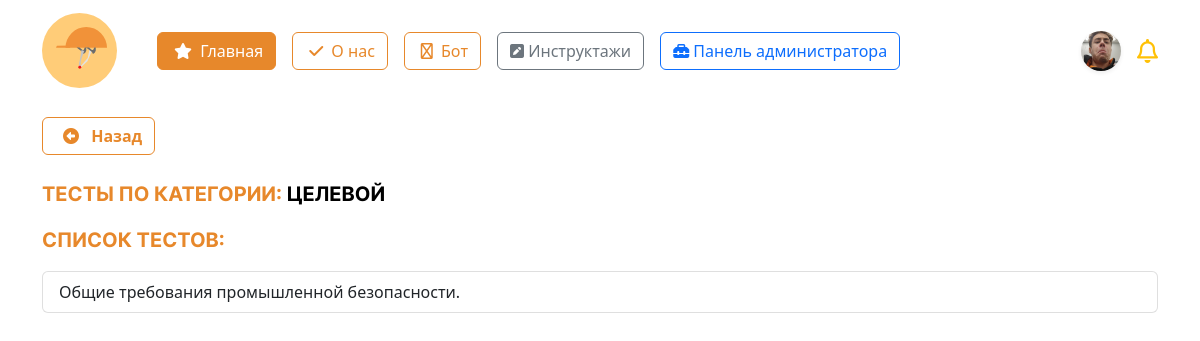
The page /account/themes_inst/test/5/ (signed in) on the database its author committed.
### initru/models.py (models this page shows, shortened)
class CustomUser(AbstractUser):  # custom user for Users with django
    gen = (
        ('m', 'Мужской'),
        ('j', 'Женский')
    )
    patronymic = models.CharField(
        'Отчество',
        max_length=250,
    )
    gender = models.CharField(
        'Пол', choices=gen,
        max_length=3, null=True,
    )
    birthday_date = models.DateField(
        'Дата рождения', null=True,
    )
    region  = models.ForeignKey(
        Region, on_delete=models.CASCADE,
        null=True, verbose_name='Регион',
    )
    city  = ChainedForeignKey(
        City,
        chained_field='region',
        chained_model_field="region",
        show_all=False,
        auto_choose=True,
        null=True,
        sort=True)
    street  = models.ForeignKey(
        Street, on_delete=models.CASCADE,
        null=True, verbose_name='Улица',
    )
    house = models.IntegerField(
        "Номер дома", null=True,
    )
    flat = models.IntegerField(
        'Этаж', null=True,
    )
    avatar = models.ImageField(
        upload_to='images/users/',
        null=True,
        blank=True,
    )
    phone_number = models.CharField(
        'Номер телефона', max_length=20,unique=True,
        blank=False, null=True,
    )
    type_user  = models.ForeignKey(
        typeuser, on_delete=models.CASCADE,
        verbose_name='Тип пользователя', null=True,
    )
    groupStud  = models.ForeignKey(
        Groups, on_delete=models.CASCADE,
        verbose_name='Группа', null=True,
        blank=True
    )
    role  = models.ForeignKey(
        role, on_delete=models.CASCADE,
        null=True, verbose_name='Роль',
    )
    date_end = models.DateField(
        'Дата завершения зачисления',
        null=True,
    )

class inst(models.Model):
    name_instruction = models.CharField(
        'Название инструктажа',
        max_length=64
    )
    date_period = models.IntegerField(
        'Период инструктажа'
    )
    class Meta:
        verbose_name = 'Инструктаж'
        verbose_name_plural = 'Инструктажи'

class test(models.Model):
    instruction = models.ForeignKey( inst, on_delete=models.CASCADE, verbose_name='Инструктаж' )
    name_test = models.CharField( 'Название теста инструктажа', max_length=125 )
    number_of_questions = models.IntegerField('Количество вопросов') ##
    time = models.IntegerField('Ограничение по времени') ##
    required_score_to_pass = models.IntegerField('Рекомендуемый балл в %', help_text='Рекомендуемый балл в %')
    type_user  = models.ForeignKey(typeuser, on_delete=models.CASCADE, verbose_name='Тип пользователя')
    file = models.FileField( 'Файл к тесту', upload_to='instr/', null=True, blank=True)
    class Meta:
        verbose_name = 'Тест'
        verbose_name_plural = 'Тесты'
    @staticmethod
    def get_need_instr(request, id):
        return test.objects.all().filter(
            instruction = id
            ).filter(type_user = request.user.type_user)

### initru/views.py (the view)
# urls.py: path('account/themes_inst/test/<int:id>/', testsPageView, name = "test_list"),
@login_required  # обязательная авторизация
def testsPageView(request, id):
    page_name = 'user_tests/user_tests_list.html'
    themesInstructions = inst.objects.get(id = id) # model inst
    tests = test.get_need_instr(request, id) # model test
    values = {
        'test' : tests,
        'themes': themesInstructions,
    }
    return render(request, page_name, values)

### initru/templates/user_tests/user_tests_list.html (shortened to what this page needs)
{% extends "../base.html" %}
{% load static %}
{% block content %}
<div class="container mt-3">
    <a class = 'btn btn-outline-orange mb-2 fw-bold' onclick="javascript:history.back(); return false;" href ="#">
      <i class="fa-solid fa-circle-left mx-2"></i>
      Назад
    </a>
    <p class = 'fs-5 text-uppercase mt-3' style="font-family: 'Inter-Bold'; color:#E7882B;">
        Тесты по категории: <span style = "color:black;">{{ themes.name_instruction }}</span>
    </p>
    <p class = 'fs-5 text-uppercase' style="font-family: 'Inter-Bold'; color:#E7882B;">
        Список тестов:
    </p>
    <div class="list-group mt-3">
        {% for item in test %}
            <button class="btn-quiz list-group-item list-group-item-action" data-brief-name = "{{item.instruction.name_instruction }}" data-brief-pk='{{item.instruction.pk }}' data-quiz-pk="{{ item.id }}" data-quiz-name="{{item.name_test}}" data-quiz-time = "{{ item.time }}" data-pass ="{{ item.required_score_to_pass }}" data-questions='{{ item.number_of_questions }}' data-bs-target="#staticBackdrop" data-file-link = '{{ item.file.url }}' data-bs-toggle="modal">{{ item.name_test }}</button>
        {% endfor %}
    </div>
</div>
{% endblock %}

### initru/templates/base.html (shortened to what this page needs)
<!DOCTYPE html>
{% load static %}
<html lang="ru">
<head>
	<link rel="stylesheet" href="{% static 'css/bootstrap.min.css' %}">
	<link rel="stylesheet" href="{% static 'css/style.css' %}">
	<link href="{% static 'fontawesomefree/css/fontawesome.css' %}" rel="stylesheet" type="text/css">
	<link href="{% static 'fontawesomefree/css/brands.css' %}" rel="stylesheet" type="text/css">
	<link href="{% static 'fontawesomefree/css/solid.css' %}" rel="stylesheet" type="text/css">
</head>
<header>
	<nav class="navbar">
		<div class="container">
			<div class='d-flex align-items-center'>
				<a href="{% url 'main' %}" class="navbar-brand">
					<img src="{% static 'images/logo.svg' %}" alt="logo" height="75">
				</a>
				<div class="d-flex mx-3 flex-wrap">
					<a class='btn btn-orange mx-2' href="{% url 'main' %}">
						<i class="fa-solid fa-star mx-1"></i>
						Главная
					</a>
					<a class='btn btn-outline-orange mx-2' href="{% url 'about' %}">
						<i class="fa-solid fa-check mx-1"></i>
						О нас
					</a>
					<a class='btn btn-outline-orange mx-2' href="{% url 'chat_response' %}">
						<i class="fa-regular fa-robot mx-1"></i>
						Бот
					</a>
					{% if user.is_authenticated %}
					<a class='btn btn-outline-secondary mx-2' href="{% url 'brief' %}">
						<i class="fa-solid fa-square-pen"></i>
						Инструктажи
					</a>
						{% if user.is_superuser %}
							<a class='btn btn-outline-primary mx-2' href="{% url 'admin:index' %}">
								<i class="fa-solid fa-toolbox"></i>
								Панель администратора
							</a>
						{% endif %}
					{% endif %}
				</div>
			</div>
			<div class='navbar d-flex justify-content-center'>
				{% if user.is_authenticated %}
				<div class="dropdown text-end d-flex mx-2">
					<a class="d-block link-dark text-decoration-none d-flex align-items-center" id="dropdownUser1" data-bs-toggle="dropdown" aria-expanded="false">
						<div class = 'rounded-circle mx-2 shadow-sm' style = '
						width: 40px;
						height: 40px;
						background-position: center;
						background-repeat: no-repeat;
						background-size: cover;
						background-clip: unset;
						background-image: url("{{ request.user.avatar.url }}");
						'></div>
					</a>
				</div>
				<i class="fa-regular fa-bell fs-4 text-warning"></i>
				{% else %}
				<div class="dropdown text-end">
					<a href="{% url 'login' %}" class="d-block link-dark text-decoration-none">
						<img src="{% static 'images/startPage/user/user.svg' %}" alt="user">
					</a>
				</div>
				{% endif %}
			</div>
		</div>
	</nav>
</header>
<body>
	<main>
		{% block content %}
		{% endblock content %}
	</main>
</body>
</html>

### rows shown on the page
CustomUser: user.avatar (picture)
inst: name_instruction "ЦЕЛЕВОЙ"
test: name_test "Общие требования промышленной безопасности."
